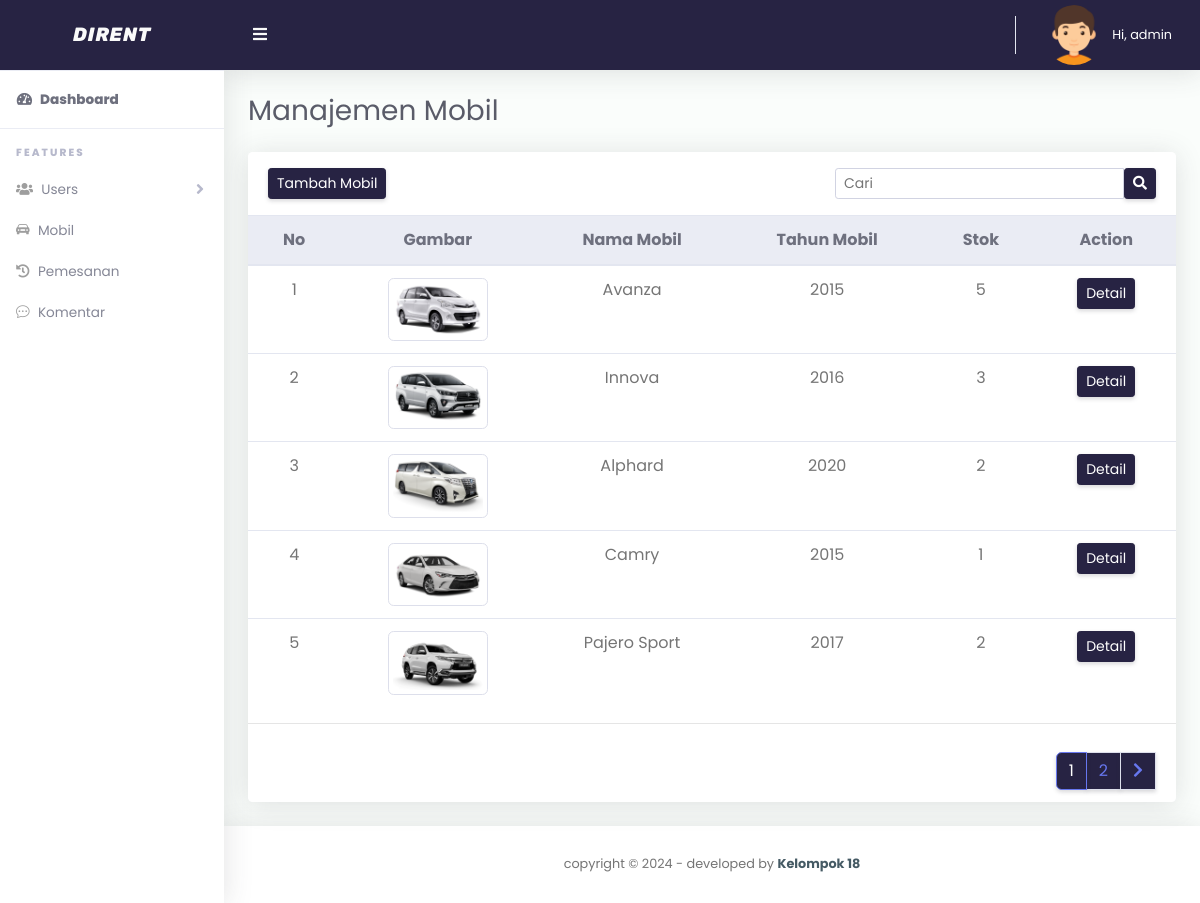
Page /admin/mobil_tbl.php (signed in) on the committed database.
### tables this page shows
CREATE TABLE `mobil` (
  `id_mobil` int(11) NOT NULL,
  `gambar` varchar(255) NOT NULL,
  `nama_mobil` varchar(60) NOT NULL,
  `tahun_mobil` varchar(11) NOT NULL,
  `kursi` int(2) NOT NULL,
  `transmisi` varchar(25) NOT NULL,
  `bensin` varchar(25) NOT NULL,
  `stok` int(11) NOT NULL,
  `harga` varchar(25) NOT NULL,
  `created_at` timestamp NOT NULL DEFAULT current_timestamp(),
  `updated_at` timestamp NOT NULL DEFAULT current_timestamp()
);

### config/functions/functionMobil.php (called while the page is built, shortened)
<?php
include('../config/conn.php');
function query($query)
{
    global $conn;
    $result = mysqli_query($conn, $query);
    $rows = [];
    while ($row = mysqli_fetch_assoc($result)) {
        $rows[] =  $row;
    }
    return $rows;
}

### admin/mobil_tbl.php (the view, shortened to what this page needs)
<?php
include('../config/functions/functionMobil.php');
$mobil = query("SELECT * FROM mobil");
$jumlahDataPerhalaman = 5;
$jumlahData = count(query("SELECT * FROM mobil"));
$jumlahHalaman = ceil($jumlahData / $jumlahDataPerhalaman);
$halamanAktif = (isset($_GET['halaman']) ? $_GET['halaman'] : 1);
$awalData = ($jumlahDataPerhalaman * $halamanAktif) - $jumlahDataPerhalaman;
$mobil = query("SELECT * FROM mobil Limit $awalData,$jumlahDataPerhalaman");
?>
<!DOCTYPE html>
<html lang="en">
<head>
    <?php include('../app/layouts/css.php'); ?>
</head>
<body id="page-top">
    <div id="wrapper">
        <?php include('../app/layouts/sidebar.php'); ?>
        <div id="content-wrapper" class="d-flex flex-column">
            <div id="content">
                <?php include('../app/layouts/topbar.php'); ?>
                <div class="container-fluid" id="container-wrapper">
                    <div class="d-sm-flex align-items-center justify-content-between mb-4">
                        <h1 class="h3 mb-0 text-gray-800">Manajemen Mobil</h1>
                    </div>
                    <div class="row">
                        <div class="col-lg-12 mb-4">
                            <div class="card">
                                <div class="card-header py-3 d-flex flex-row align-items-center justify-content-between">
                                    <a href="./mobil_tambah.php" class="btn btn-sm btn-primary">Tambah Mobil</a>
                                    <form action="" method="GET">
                                        <div class="input-group">
                                            <input type="text" class="form-control form-control-sm" placeholder="Cari" name="keyword" id="keyword">
                                            <div class="input-group-btn">
                                                <button class="btn btn-sm btn-primary" name="cari"><i class="fas fa-search"></i></button>
                                            </div>
                                        </div>
                                    </form>
                                </div>
                                <div class="table-responsive">
                                    <table class="table align-items-center table-flush text-center">
                                        <thead class="thead-light">
                                            <tr>
                                                <th>No</th>
                                                <th>Gambar</th>
                                                <th>Nama Mobil</th>
                                                <th>Tahun Mobil</th>
                                                <th>Stok</th>
                                                <th>Action</th>
                                            </tr>
                                        </thead>
                                        <tbody>
                                            <?php $no = 1; ?>
                                            <?php foreach ($mobil as $dataMobil) : ?>
                                                <tr>
                                                    <td><?= $no++; ?></td>
                                                    <td><img src="../app/img/<?= $dataMobil['gambar']; ?>" alt="" width="100" height="100" class="img-thumbnail"></td>
                                                    <td><?= $dataMobil['nama_mobil']; ?></td>
                                                    <td><?= $dataMobil['tahun_mobil']; ?></td>
                                                    <td><?= $dataMobil['stok']; ?></td>
                                                    <td><a href="mobil_detail.php?id_mobil=<?= $dataMobil['id_mobil']; ?>" class="btn btn-sm btn-info">Detail</a></td>
                                                </tr>
                                            <?php endforeach; ?>
                                        </tbody>
                                    </table>
                                </div>
                                <hr>
                                <div class="card-footer text-right">
                                    <nav class="d-inline-block">
                                        <ul class="pagination mb-0">
                                            <?php if (isset($_GET['cari'])) { ?>
                                                <?php if ($halamanAktif > 1) : ?>
                                                    <a class="page-link" href="?halaman=<?= $halamanAktif - 1; ?>&keyword=<?php echo $_GET['keyword'] ?>" tabindex="-1"><i class="fas fa-chevron-left"></i></a>
                                                <?php endif; ?>
                                                <?php for ($i = 1; $i <= $jumlahHalaman; $i++) : ?>
                                                    <?php if ($i == $halamanAktif) : ?>
                                                        <li class="page-item active">
                                                            <a class="page-link" href="?halaman=<?= $i; ?>&keyword=<?php echo $_GET['keyword'] ?>&cari="><?= $i; ?></a>
                                                        </li>
                                                    <?php else : ?>
                                                        <li class="page-item">
                                                            <a class="page-link" href="?halaman=<?= $i; ?>&keyword=<?php echo $_GET['keyword'] ?>&cari="><?= $i; ?></a>
                                                        </li>
                                                    <?php endif; ?>
                                                <?php endfor; ?>
                                                <?php if ($halamanAktif < $jumlahHalaman) : ?>
                                                    <a class="page-link" href="?halaman=<?= $halamanAktif + 1; ?>&keyword=<?php echo $_GET['keyword'] ?>&cari="><i class="fas fa-chevron-right"></i></a>
                                                <?php endif; ?>
                                            <?php } else { ?>
                                                <?php for ($i = 1; $i <= $jumlahHalaman; $i++) : ?>
                                                    <?php if ($i == $halamanAktif) : ?>
                                                        <li class="page-item active">
                                                            <a class="page-link" href="?halaman=<?= $i; ?>"><?= $i; ?></a>
                                                        </li>
                                                    <?php else : ?>
                                                        <li class="page-item">
                                                            <a class="page-link" href="?halaman=<?= $i; ?>"><?= $i; ?></a>
                                                        </li>
                                                    <?php endif; ?>
                                                <?php endfor; ?>
                                                <?php if ($halamanAktif < $jumlahHalaman) : ?>
                                                    <a class="page-link" href="?halaman=<?= $halamanAktif + 1 ?>"><i class="fas fa-chevron-right"></i></a>
                                                <?php endif; ?>
                                            <?php } ?>
                                        </ul>
                                    </nav>
                                </div>
                            </div>
                        </div>
                    </div>
                </div>
            </div>
            <?php include('../app/layouts/footer.php'); ?>
        </div>
    </div>
</body>
</html>

### app/assets/css/admin/dirent.css (style rules this page uses)
.card-footer a.page-link { background-color: #272343 !important; }
* { font-family: "Poppins", sans-serif; margin: 0; padding: 0; box-sizing: border-box; }
html { position: relative; min-height: 100%; }
body { height: 100%; }
#wrapper { display: -webkit-box; display: -ms-flexbox; display: flex; }
#wrapper #content-wrapper { background-color: #fafdfb; width: 100%; overflow-x: hidden; }
#wrapper #content-wrapper #content { -webkit-box-flex: 1; -ms-flex: 1 0 auto; flex: 1 0 auto; }
.container, .container-fluid, .container-login { padding-left: 1.5rem; padding-right: 1.5rem; }
.text-gray-800 { color: #5a5c69 !important; }
.table-flush td, .table-flush th { border-right: 0; border-left: 0; }
.table-flush tbody tr:first-child td, .table-flush tbody tr:first-child th { border-top: 0; }
.table-flush tbody tr:last-child td, .table-flush tbody tr:last-child th { border-bottom: 0; }
.card .table { margin-bottom: 0; }
.card .table td, .card .table th { padding-right: 1.5rem; padding-left: 1.5rem; }
.card { -webkit-box-shadow: 0 0.15rem 1.75rem 0 rgba(58, 59, 69, 0.15) !important; box-shadow: 0 0.15rem 1.75rem 0 rgba(58, 59, 69, 0.15) !important; }

### rows in the picture
mobil: gambar (picture), nama_mobil "Avanza", tahun_mobil "2015", stok "5"
mobil: gambar (picture), nama_mobil "Innova", tahun_mobil "2016", stok "3"
mobil: gambar (picture), nama_mobil "Alphard", tahun_mobil "2020", stok "2"
mobil: gambar (picture), nama_mobil "Camry", tahun_mobil "2015", stok "1"
mobil: gambar (picture), nama_mobil "Pajero Sport", tahun_mobil "2017", stok "2"

### other values in the picture
$_SESSION['nama'] "admin"
